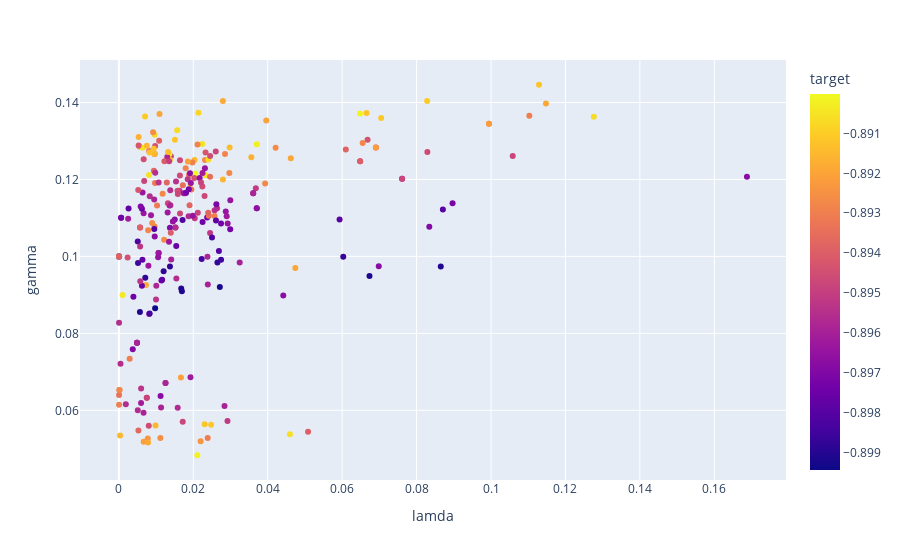

The notebook cell this image was saved under:
### Code cell
px.scatter(df3, x="lamda", y="gamma", color="target")

### Figure 1 — Plotly figure (JSON) as saved in the notebook; plotly's stock layout.template omitted (floating-point values rounded to 4 significant figures; data arrays with more than 128 entries replaced by an {"elided": "..."} marker saying what was removed)
{"data": [{"hovertemplate": "lamda=%{x}<br>gamma=%{y}<br>target=%{marker.color}<extra></extra>", "legendgroup": "", "marker": {"color": {"elided": "265 float values"}, "coloraxis": "coloraxis", "symbol": "circle"}, "mode": "markers", "name": "", "orientation": "v", "showlegend": false, "type": "scatter", "x": {"elided": "265 float values"}, "xaxis": "x", "y": {"elided": "265 float values"}, "yaxis": "y"}], "layout": {"coloraxis": {"colorbar": {"title": {"text": "target"}}, "colorscale": [[0, "#0d0887"], [0.1111, "#46039f"], [0.2222, "#7201a8"], [0.3333, "#9c179e"], [0.4444, "#bd3786"], [0.5556, "#d8576b"], [0.6667, "#ed7953"], [0.7778, "#fb9f3a"], [0.8889, "#fdca26"], [1, "#f0f921"]]}, "legend": {"tracegroupgap": 0}, "margin": {"t": 60}, "xaxis": {"anchor": "y", "domain": [0, 1], "title": {"text": "lamda"}}, "yaxis": {"anchor": "x", "domain": [0, 1], "title": {"text": "gamma"}}}}
